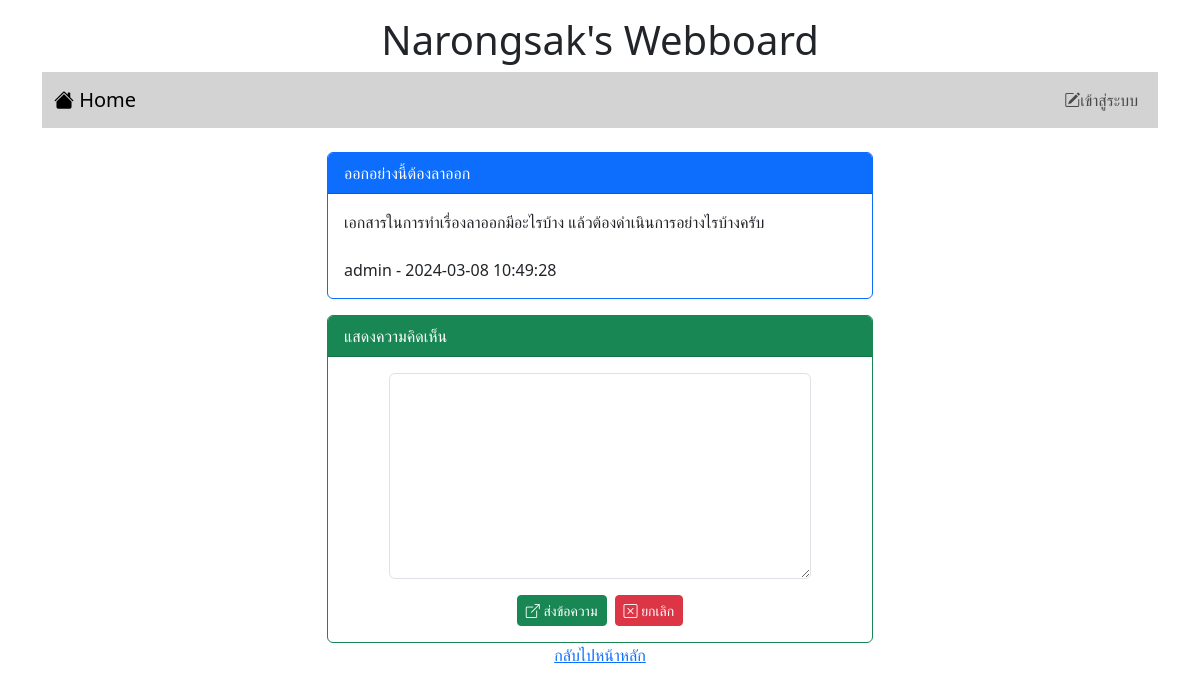
/post.php?id=2, run on the app's committed database.
### tables this page shows
CREATE TABLE `post` (
  `id` int(11) NOT NULL,
  `title` varchar(128) NOT NULL,
  `content` varchar(2048) NOT NULL,
  `post_date` datetime NOT NULL,
  `cat_id` int(11) NOT NULL,
  `user_id` int(11) NOT NULL
);

CREATE TABLE `user` (
  `id` int(11) NOT NULL,
  `login` varchar(32) NOT NULL,
  `password` varchar(64) NOT NULL,
  `name` varchar(64) NOT NULL,
  `gender` char(1) NOT NULL,
  `email` varchar(32) NOT NULL,
  `role` char(1) NOT NULL
);

### post.php (the view, shortened to what this page needs)
<!DOCTYPE html>
<html lang="en">
<head>
    <link href="https://cdn.jsdelivr.net/npm/bootstrap@5.3.2/dist/css/bootstrap.min.css" rel="stylesheet">
    <link rel="stylesheet" href="https://cdn.jsdelivr.net/npm/bootstrap-icons@1.11.3/font/bootstrap-icons.min.css">
</head>
<body>
    <div class="container-lg">
        <h1 style="text-align: center;" class="mt-3">Narongsak's Webboard</h1>
        <?php include "nav.php" ?>
        <div class="row mt-4">
            <div class="col-lg-3 col-md-2 col-sm-1"></div>
            <div class="col-lg-6 col-md-8 col-sm-10">
                <?php
                $conn = new PDO("mysql:host=localhost;dbname=webboard;charset=utf8", "root", "");
                $sql = "SELECT post.title,post.content,post.post_date,user.login FROM post INNER JOIN user ON (post.user_id=user.id) WHERE post.id=$_GET[id]";
                $result = $conn->query($sql);
                while ($row = $result->fetch()) {
                    echo "<div class='card border-primary'>";
                    echo "<div class='card-header bg-primary text-white'>$row[0]</div>";
                    echo "<div class='card-body'>$row[1]<br><br>$row[3] - $row[2]</div>";
                    echo "</div>";
                }
                ?>
                <div class="card border-success mt-3">
                    <div class="card-header bg-success text-white">แสดงความคิดเห็น</div>
                    <div class="card-body">
                        <form action="post_save.php" method="post">
                            <div class="row mb-3 justify-content-center">
                                <div class="col-lg-10">
                                    <textarea name="comment" rows="8" class="form-control" required></textarea>
                                </div>
                            </div>
                            <div class="row">
                                <div class="col-lg-12 d-flex justify-content-center">
                                    <button type="submit" class="btn btn-success btn-sm text-white">
                                        <i class="bi bi-box-arrow-up-right"></i> ส่งข้อความ
                                    </button>
                                    <button type="reset" class="btn btn-danger btn-sm ms-2">
                                        <i class="bi bi-x-square"></i> ยกเลิก
                                    </button>
                                </div>
                            </div>
                        </form>
                    </div>
                </div>
            </div>
            <div class="col-lg03 col-md-2 col-sm-1"></div>
        </div>
        <div style="text-align: center;"><a href="index.php">กลับไปหน้าหลัก</a></div>
    </div>
</body>
</html>

### data on the page
post: title "ออกอย่างนี้ต้องลาออก", content "เอกสารในการทำเรื่องลาออกมีอะไรบ้าง แล้วต้องดำเนินการอย่างไรบ้างครับ", user.login "admin", post_date "2024-03-08 10:49:28"
